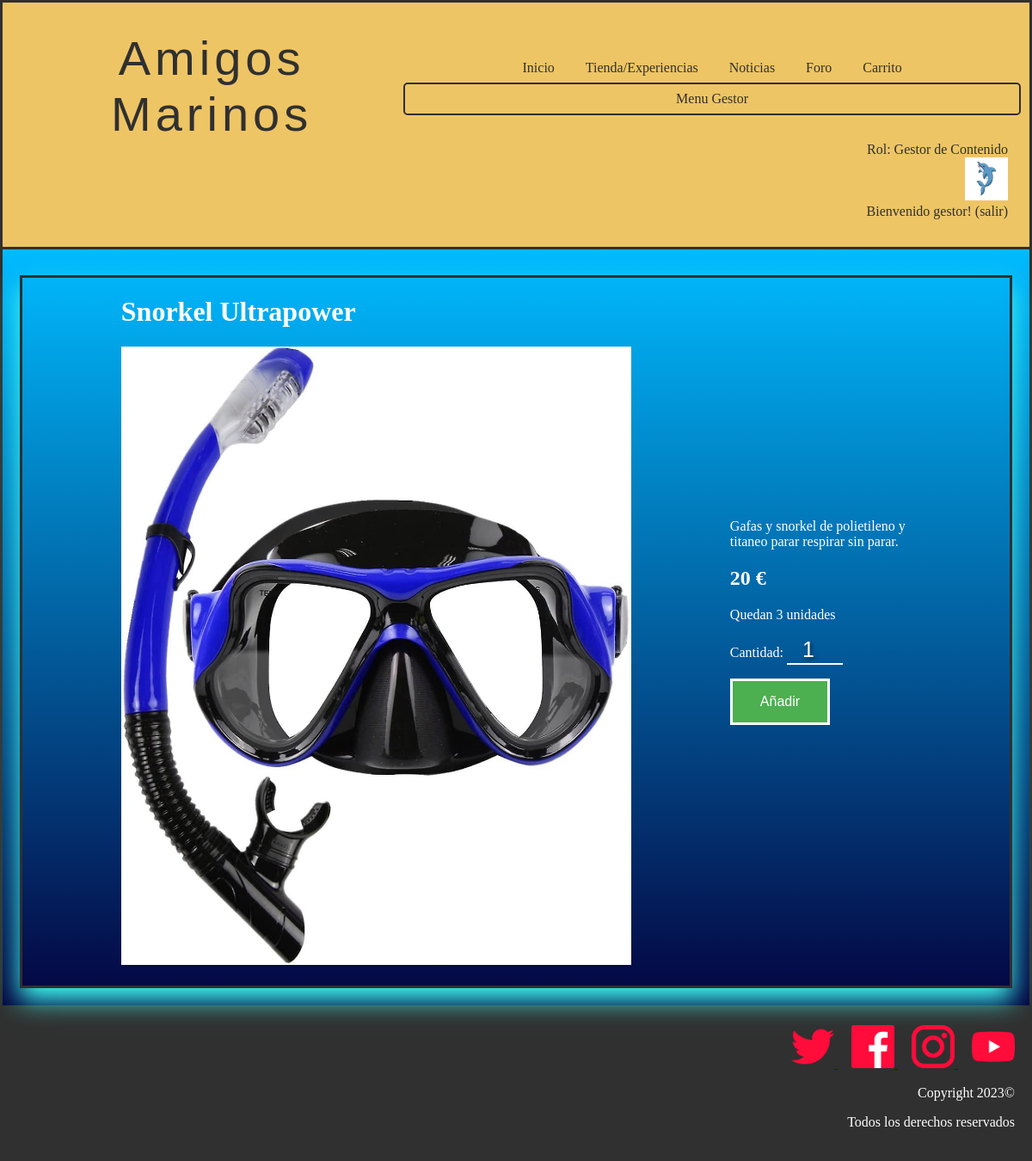
Screenshot of /vistaProducto.php?id=1 (signed in) with the database file from the repository.
### tables this page shows
CREATE TABLE IF NOT EXISTS `rol` (
  `numero` int(11) NOT NULL,
  `nombre` varchar(25) NOT NULL,
  PRIMARY KEY (`numero`)
);

CREATE TABLE IF NOT EXISTS `producto` (
  `nombre` varchar(25) NOT NULL,
  `id` int(11) NOT NULL AUTO_INCREMENT,
  `descripcion` text NOT NULL,
  `unidades` int(11) NOT NULL,
  `precio` float NOT NULL,
  `imagen` varchar(50) NOT NULL,
  PRIMARY KEY (`id`)
);

### includes/rol.php (called while the page is built, shortened)
<?php
class rol{
    private $nombre;
    private function __construct($numero,$nombre){
        $this->nombre = $nombre;
    }
    public static function getRolByNumero($numero){
        $conn = Aplicacion::getInstance()->getConexionBd();
        $query = sprintf("SELECT * FROM rol U WHERE U.numero=$numero");
        $rs = $conn->query($query);
        $fila=$rs->fetch_assoc();
        $rol = new rol($fila['numero'], $fila['nombre']);
        return $rol;
    }
    public function getNombre(){
        return $this->nombre;
    }
}
?>

### includes/level.php (called while the page is built, shortened)
<?php
class level{
    private $numero;
    private function __construct($numero,$nombre,$minimo,$maximo){
        $this->numero = $numero;
    }
    public static function getLevel($puntos){
        $conn = Aplicacion::getInstance()->getConexionBd();
        $query = sprintf("SELECT * FROM nivel U WHERE $puntos<=U.maximo AND $puntos>=U.minimo");
        $rs = $conn->query($query);
        $fila=$rs->fetch_assoc();
        $level = new level($fila['numero'], $fila['nombre'], $fila['minimo'], $fila['maximo']);
        return $level;
    }
    public function getNumero(){
        return $this->numero;
    }
}
?>

### includes/producto.php (called while the page is built, shortened)
<?php
class Producto {
    private $nombre;
    private $descripcion;
    private $unidades;
    private $precio;
    private $urlImagen;
    private function __construct($id = NULL , $descripcion, $unidades, $precio, $urlImagen, $nombre)
    {
        $this->descripcion = $descripcion;
        $this->unidades = $unidades;
        $this->nombre = $nombre;
        $this->precio = $precio;
        $this->urlImagen = $urlImagen;
    }
    public static function buscaPorId($idProducto)
    {
        $conn = Aplicacion::getInstance()->getConexionBd();
        $query = sprintf("SELECT * FROM producto WHERE id='%d'", $idProducto);
        $rs = $conn->query($query);
        if ($rs) {
            $fila = $rs->fetch_assoc();
            $producto = new Producto($fila["id"], $fila["descripcion"], $fila["unidades"], $fila["precio"], $fila["imagen"], $fila["nombre"]);
            return $producto;
        } else {
            error_log("Error BD ({$conn->errno}): {$conn->error}");
        }
        return $result;
    }
    public function getNombre()
    {
        return $this->nombre;
    }
    public function getDescripcion(){
        return $this->descripcion;
    }
    public function getImagen(){
        return $this->urlImagen;
    }
    public function getPrecio(){
        return $this->precio;
    }
    public function getUnidades(){
        return $this->unidades;
    }
}
?>

### vistaProducto.php (the view, shortened to what this page needs)
<?php
require_once __DIR__.'/includes/Producto.php';
?>
<!DOCTYPE html>
<html>
	<head>
		<link href= "./css/style.css" rel="stylesheet" type="text/css">
	</head>
	<body>
		<?php
			require ('./includes/comun/cabecera.php');
		?>
	<div class="container" id="cont_prod">
		<?php
			$id = $_GET["id"];
			$producto = Producto::buscaPorId($id);
		?>
		<div class="big_caja">
		<div class="cajafoto">
		<?php
			echo  "<h1>" . $producto->getNombre() . "</h1>";
			echo '<img src="' . $producto->getImagen() . '" onmouseover="mostrarZoom(event, this.src)" class="imgVistaProducto" alt="imagen">';
		?>
		</div>
		<div class="cajatexto">
		<?php
			echo "<p>" . $producto->getDescripcion() ."</p>";
			echo  "<h2>" . $producto->getPrecio() . " € </h2>";
			echo "<p> Quedan " . $producto->getUnidades() ." unidades</p>";
			echo "<form  method='POST'>";
			$aux=$producto->getUnidades();
			if($aux>0){
				echo "<p>Cantidad: <input type=number value=1 name=Unidades id=Unidades min=1 max=$aux></p>";
				if (isset($_SESSION["login"]) && ($_SESSION["login"]===true) ){
					?>
					<input type="submit" name="submit" value="Añadir" id="botoncompra">
					<?php
				}
			}
		?>
	</form>
	<br>
		</div>
		</div>
		</div>
		<?php
		require("./includes/comun/pie.php");
		?>
	</body>
</html>

### includes/comun/cabecera.php (shortened to what this page needs)
<?php
require_once './includes/level.php';
require_once './includes/rol.php';
function reconocerUsuario() {
  if (isset($_SESSION["login"]) && ($_SESSION["login"]===true)){
    $rol =rol::getRolByNumero($_SESSION['rol']);
    echo'Rol: '.$rol->getNombre();
    $level=level::getLevel($_SESSION["puntos"]);
    if($level->getNumero() == level::cangrejo){
      echo '<form method="post" action="micuenta.php">
      <input type="image" src="./img/cangrejo.jpg" name="boton" width="50" alt="Botón icono cangrejo"  height="50" />
      </form>';
      echo 'Bienvenido ' . $_SESSION['nombre'] . '! ';
      echo '<a href="logout.php">(salir)</a>';
    }
    else if($level->getNumero() == level::delfin){
      echo '<form method="post" action="micuenta.php">
      <input type="image" src="./img/delfin.jpg" name="boton" width="50" alt="Botón icono delfin"  height="50" />
      </form>';
      echo 'Bienvenido ' . $_SESSION['nombre'] . '! ';
      echo '<a href="logout.php">(salir)</a>';
    }
  } else {
    echo '<form method="post" action="login.php">
    <input type="image" src="./img/usuariodesconocido.jpg" name="boton" width="50" alt="Botón para ir a login"  height="50" />
    </form>';
    echo 'Usuario desconocido. ';
    echo '<a href="login.php">Login </a>';
  }
}
?>
<header class ="header">
  <div class="cont logo-nav-cont" >
    <a class="logo">Amigos Marinos</a>
    <nav class="navigation">
          <ul>
            <li><a href="index.php ">Inicio</a></li>
            <li><a href="tienda.php">Tienda/Experiencias</a></li>
            <li><a href="noticias.php">Noticias</a></li>
            <li><a href="foro.php">Foro</a></li>
            <?php
            if (isset($_SESSION["login"]) && ($_SESSION["login"]===true)){
              ?>
              <li><a href="vistaCarrito.php">Carrito</a></li>
                <?php
                if($_SESSION["rol"] == "0"||$_SESSION["rol"] == "2"){
                  ?>
                  <li class="list__item list__item--click">
                    <div class="list__button list__button--click">
                      <a href="#" class="nav__link" id="header_button">Menu Gestor</a>
                    </div>
              </li>
          </ul>
              <?php
              }
            }
          ?>
      </nav>
    </div>
		<div class="login" >
		 <?php
		reconocerUsuario();
		?>
		</div>
</header>

### css/style.css (style rules this page uses)
body { color: white; background-color: white; text-align: center; margin: auto; }
.container { background-image: linear-gradient(to bottom,#00bbff, #040440); border: 3px solid #303030; padding-top: 10px; padding-bottom: 20px; }
img { width :50px; height :50px; border :5px; }
.header { background-color: #eec565; color:#303030; border: 3px solid #303030; border-bottom: none; padding:2rem 0; }
.header a { color:#303030; text-decoration:none; }
.logo { letter-spacing: 5px; font-size: 3.5em; font-family:Impact, Haettenschweiler, 'Arial Narrow Bold', sans-serif; margin-left: 20px; max-width: 100%; max-height: 100%; }
.logo-nav-cont { display: flex; justify-content: space-between; align-items: center; margin-right: 10px; }
.navigation ul { margin: 0; padding: 0; list-style: none; }
.navigation ul li { display:inline-block; }
.navigation ul li a { display: block; padding: 0.5rem 1rem; transition: all 0.4s linear; border-radius: 5px; }
.login { text-align: right; margin-right: 25px; }
.imgVistaProducto { width: fit-content; max-width: 100%; height: auto; cursor: zoom-in; }
input[type="text"], input[type="email"], input::placeholder, input[type="password"],textarea,input[type="number"],input[type="password"] { background-color: transparent; border: none; font-size: 25px; border-bottom: 2px solid #fff; color: #fff; text-align: center; text-shadow: 2px 2px 4px rgba(0, 0, 0, 0.5); }
.big_caja { border: 3px solid #303030; box-shadow:0px 14px 28px rgb(65, 255, 245); margin-inline: 20px; padding-bottom: 20px; margin-top: 20px; display: inline-flex; align-items: center; text-align: center; max-width: 100%; max-height: 100%; }
.cajatexto { text-align: left; max-width: 100%; max-height: 100%; padding-right: 10%; padding-left: 10%; }
.cajafoto { text-align: left; padding-left: 10%; max-width: 100%; max-height: 100%; }
.container#cont_prod { align-items: center; max-width: 100%; }
#botoncompra { background-color: #4CAF50; border: 3px solid white; color: white; padding: 15px 32px; text-align: center; display: inline-block; font-size: 16px; }
.nav__link { color: #303440; padding: 15px 0; }
.list__item { width: 100%; overflow: hidden; flex-direction: column; text-align: center; }
#header_button { border: 2px solid #303030; }
.list__item--click { cursor: pointer; }

### rows the page displays
rol: nombre "Gestor de Contenido"
producto: nombre "Snorkel Ultrapower", imagen (picture), descripcion "Gafas y snorkel de polietileno y titaneo parar respirar sin parar.", precio "20", unidades "3"

### other values shown
$_SESSION['nombre'] "gestor"
